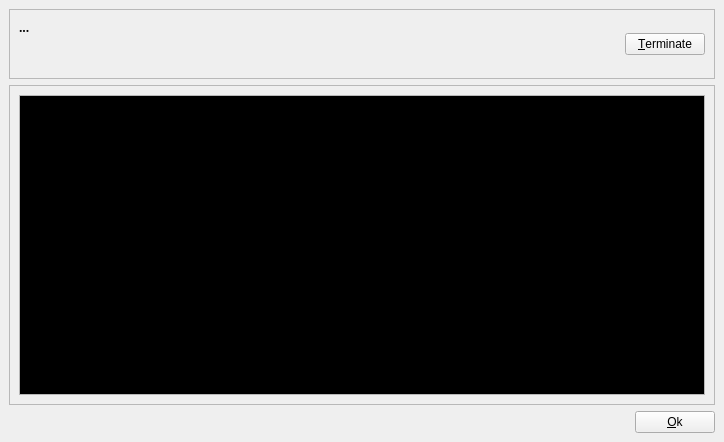
<?xml version="1.0" encoding="UTF-8"?>
<ui version="4.0">
 <class>Console</class>
 <widget class="QMainWindow" name="Console">
  <property name="geometry">
   <rect>
    <x>0</x>
    <y>0</y>
    <width>724</width>
    <height>442</height>
   </rect>
  </property>
  <property name="windowTitle">
   <string>Action output window - QGit</string>
  </property>
  <property name="windowIcon">
   <iconset resource="../icons.qrc">
    <normaloff>:/icons/resources/openterm.png</normaloff>:/icons/resources/openterm.png</iconset>
  </property>
  <widget class="QWidget" name="widget">
   <layout class="QHBoxLayout">
    <property name="spacing">
     <number>6</number>
    </property>
    <property name="leftMargin">
     <number>9</number>
    </property>
    <property name="topMargin">
     <number>9</number>
    </property>
    <property name="rightMargin">
     <number>9</number>
    </property>
    <property name="bottomMargin">
     <number>9</number>
    </property>
    <item>
     <layout class="QVBoxLayout">
      <property name="spacing">
       <number>6</number>
      </property>
      <property name="leftMargin">
       <number>0</number>
      </property>
      <property name="topMargin">
       <number>0</number>
      </property>
      <property name="rightMargin">
       <number>0</number>
      </property>
      <property name="bottomMargin">
       <number>0</number>
      </property>
      <item>
       <widget class="QFrame" name="frame_3">
        <property name="sizePolicy">
         <sizepolicy hsizetype="Preferred" vsizetype="Minimum">
          <horstretch>0</horstretch>
          <verstretch>0</verstretch>
         </sizepolicy>
        </property>
        <property name="minimumSize">
         <size>
          <width>16</width>
          <height>70</height>
         </size>
        </property>
        <property name="frameShape">
         <enum>QFrame::StyledPanel</enum>
        </property>
        <property name="frameShadow">
         <enum>QFrame::Plain</enum>
        </property>
        <layout class="QHBoxLayout">
         <property name="spacing">
          <number>6</number>
         </property>
         <property name="leftMargin">
          <number>9</number>
         </property>
         <property name="topMargin">
          <number>9</number>
         </property>
         <property name="rightMargin">
          <number>9</number>
         </property>
         <property name="bottomMargin">
          <number>9</number>
         </property>
         <item>
          <layout class="QHBoxLayout">
           <property name="spacing">
            <number>6</number>
           </property>
           <property name="leftMargin">
            <number>0</number>
           </property>
           <property name="topMargin">
            <number>0</number>
           </property>
           <property name="rightMargin">
            <number>0</number>
           </property>
           <property name="bottomMargin">
            <number>0</number>
           </property>
           <item>
            <widget class="QLabel" name="textLabelCmd">
             <property name="sizePolicy">
              <sizepolicy hsizetype="Preferred" vsizetype="Preferred">
               <horstretch>3</horstretch>
               <verstretch>0</verstretch>
              </sizepolicy>
             </property>
             <property name="font">
              <font>
               <family>Sans Serif</family>
               <pointsize>9</pointsize>
               <weight>75</weight>
               <italic>false</italic>
               <bold>true</bold>
               <underline>false</underline>
               <strikeout>false</strikeout>
              </font>
             </property>
             <property name="toolTip">
              <string>Shows action definition</string>
             </property>
             <property name="text">
              <string>...</string>
             </property>
             <property name="textFormat">
              <enum>Qt::PlainText</enum>
             </property>
             <property name="alignment">
              <set>Qt::AlignLeading|Qt::AlignLeft|Qt::AlignTop</set>
             </property>
             <property name="wordWrap">
              <bool>true</bool>
             </property>
            </widget>
           </item>
           <item>
            <spacer>
             <property name="orientation">
              <enum>Qt::Horizontal</enum>
             </property>
             <property name="sizeHint" stdset="0">
              <size>
               <width>40</width>
               <height>20</height>
              </size>
             </property>
            </spacer>
           </item>
           <item>
            <widget class="QPushButton" name="pushButtonTerminate">
             <property name="sizePolicy">
              <sizepolicy hsizetype="Minimum" vsizetype="Fixed">
               <horstretch>0</horstretch>
               <verstretch>0</verstretch>
              </sizepolicy>
             </property>
             <property name="toolTip">
              <string>Click to terminate action execution</string>
             </property>
             <property name="text">
              <string>&amp;Terminate</string>
             </property>
             <property name="icon">
              <iconset resource="../icons.qrc">
               <normaloff>:/icons/resources/cancel.png</normaloff>:/icons/resources/cancel.png</iconset>
             </property>
             <property name="flat">
              <bool>false</bool>
             </property>
            </widget>
           </item>
          </layout>
         </item>
        </layout>
       </widget>
      </item>
      <item>
       <widget class="QFrame" name="frame">
        <property name="frameShape">
         <enum>QFrame::StyledPanel</enum>
        </property>
        <property name="frameShadow">
         <enum>QFrame::Plain</enum>
        </property>
        <layout class="QHBoxLayout">
         <property name="spacing">
          <number>6</number>
         </property>
         <property name="leftMargin">
          <number>9</number>
         </property>
         <property name="topMargin">
          <number>9</number>
         </property>
         <property name="rightMargin">
          <number>9</number>
         </property>
         <property name="bottomMargin">
          <number>9</number>
         </property>
         <item>
          <widget class="QTextEdit" name="textEditOutput">
           <property name="palette">
            <palette>
             <active>
              <colorrole role="WindowText">
               <brush brushstyle="SolidPattern">
                <color alpha="255">
                 <red>0</red>
                 <green>0</green>
                 <blue>0</blue>
                </color>
               </brush>
              </colorrole>
              <colorrole role="Button">
               <brush brushstyle="SolidPattern">
                <color alpha="255">
                 <red>221</red>
                 <green>223</green>
                 <blue>228</blue>
                </color>
               </brush>
              </colorrole>
              <colorrole role="Light">
               <brush brushstyle="SolidPattern">
                <color alpha="255">
                 <red>255</red>
                 <green>255</green>
                 <blue>255</blue>
                </color>
               </brush>
              </colorrole>
              <colorrole role="Midlight">
               <brush brushstyle="SolidPattern">
                <color alpha="255">
                 <red>255</red>
                 <green>255</green>
                 <blue>255</blue>
                </color>
               </brush>
              </colorrole>
              <colorrole role="Dark">
               <brush brushstyle="SolidPattern">
                <color alpha="255">
                 <red>85</red>
                 <green>85</green>
                 <blue>85</blue>
                </color>
               </brush>
              </colorrole>
              <colorrole role="Mid">
               <brush brushstyle="SolidPattern">
                <color alpha="255">
                 <red>199</red>
                 <green>199</green>
                 <blue>199</blue>
                </color>
               </brush>
              </colorrole>
              <colorrole role="Text">
               <brush brushstyle="SolidPattern">
                <color alpha="255">
                 <red>85</red>
                 <green>255</green>
                 <blue>0</blue>
                </color>
               </brush>
              </colorrole>
              <colorrole role="BrightText">
               <brush brushstyle="SolidPattern">
                <color alpha="255">
                 <red>255</red>
                 <green>255</green>
                 <blue>255</blue>
                </color>
               </brush>
              </colorrole>
              <colorrole role="ButtonText">
               <brush brushstyle="SolidPattern">
                <color alpha="255">
                 <red>0</red>
                 <green>0</green>
                 <blue>0</blue>
                </color>
               </brush>
              </colorrole>
              <colorrole role="Base">
               <brush brushstyle="SolidPattern">
                <color alpha="255">
                 <red>0</red>
                 <green>0</green>
                 <blue>0</blue>
                </color>
               </brush>
              </colorrole>
              <colorrole role="Window">
               <brush brushstyle="SolidPattern">
                <color alpha="255">
                 <red>239</red>
                 <green>239</green>
                 <blue>239</blue>
                </color>
               </brush>
              </colorrole>
              <colorrole role="Shadow">
               <brush brushstyle="SolidPattern">
                <color alpha="255">
                 <red>0</red>
                 <green>0</green>
                 <blue>0</blue>
                </color>
               </brush>
              </colorrole>
              <colorrole role="Highlight">
               <brush brushstyle="SolidPattern">
                <color alpha="255">
                 <red>103</red>
                 <green>141</green>
                 <blue>178</blue>
                </color>
               </brush>
              </colorrole>
              <colorrole role="HighlightedText">
               <brush brushstyle="SolidPattern">
                <color alpha="255">
                 <red>255</red>
                 <green>255</green>
                 <blue>255</blue>
                </color>
               </brush>
              </colorrole>
              <colorrole role="Link">
               <brush brushstyle="SolidPattern">
                <color alpha="255">
                 <red>0</red>
                 <green>0</green>
                 <blue>238</blue>
                </color>
               </brush>
              </colorrole>
              <colorrole role="LinkVisited">
               <brush brushstyle="SolidPattern">
                <color alpha="255">
                 <red>82</red>
                 <green>24</green>
                 <blue>139</blue>
                </color>
               </brush>
              </colorrole>
              <colorrole role="AlternateBase">
               <brush brushstyle="SolidPattern">
                <color alpha="255">
                 <red>232</red>
                 <green>232</green>
                 <blue>232</blue>
                </color>
               </brush>
              </colorrole>
             </active>
             <inactive>
              <colorrole role="WindowText">
               <brush brushstyle="SolidPattern">
                <color alpha="255">
                 <red>0</red>
                 <green>0</green>
                 <blue>0</blue>
                </color>
               </brush>
              </colorrole>
              <colorrole role="Button">
               <brush brushstyle="SolidPattern">
                <color alpha="255">
                 <red>221</red>
                 <green>223</green>
                 <blue>228</blue>
                </color>
               </brush>
              </colorrole>
              <colorrole role="Light">
               <brush brushstyle="SolidPattern">
                <color alpha="255">
                 <red>255</red>
                 <green>255</green>
                 <blue>255</blue>
                </color>
               </brush>
              </colorrole>
              <colorrole role="Midlight">
               <brush brushstyle="SolidPattern">
                <color alpha="255">
                 <red>255</red>
                 <green>255</green>
                 <blue>255</blue>
                </color>
               </brush>
              </colorrole>
              <colorrole role="Dark">
               <brush brushstyle="SolidPattern">
                <color alpha="255">
                 <red>85</red>
                 <green>85</green>
                 <blue>85</blue>
                </color>
               </brush>
              </colorrole>
              <colorrole role="Mid">
               <brush brushstyle="SolidPattern">
                <color alpha="255">
                 <red>199</red>
                 <green>199</green>
                 <blue>199</blue>
                </color>
               </brush>
              </colorrole>
              <colorrole role="Text">
               <brush brushstyle="SolidPattern">
                <color alpha="255">
                 <red>85</red>
                 <green>255</green>
                 <blue>0</blue>
                </color>
               </brush>
              </colorrole>
              <colorrole role="BrightText">
               <brush brushstyle="SolidPattern">
                <color alpha="255">
                 <red>255</red>
                 <green>255</green>
                 <blue>255</blue>
                </color>
               </brush>
              </colorrole>
              <colorrole role="ButtonText">
               <brush brushstyle="SolidPattern">
                <color alpha="255">
                 <red>0</red>
                 <green>0</green>
                 <blue>0</blue>
                </color>
               </brush>
              </colorrole>
              <colorrole role="Base">
               <brush brushstyle="SolidPattern">
                <color alpha="255">
                 <red>0</red>
                 <green>0</green>
                 <blue>0</blue>
                </color>
               </brush>
              </colorrole>
              <colorrole role="Window">
               <brush brushstyle="SolidPattern">
                <color alpha="255">
                 <red>239</red>
                 <green>239</green>
                 <blue>239</blue>
                </color>
               </brush>
              </colorrole>
              <colorrole role="Shadow">
               <brush brushstyle="SolidPattern">
                <color alpha="255">
                 <red>0</red>
                 <green>0</green>
                 <blue>0</blue>
                </color>
               </brush>
              </colorrole>
              <colorrole role="Highlight">
               <brush brushstyle="SolidPattern">
                <color alpha="255">
                 <red>103</red>
                 <green>141</green>
                 <blue>178</blue>
                </color>
               </brush>
              </colorrole>
              <colorrole role="HighlightedText">
               <brush brushstyle="SolidPattern">
                <color alpha="255">
                 <red>255</red>
                 <green>255</green>
                 <blue>255</blue>
                </color>
               </brush>
              </colorrole>
              <colorrole role="Link">
               <brush brushstyle="SolidPattern">
                <color alpha="255">
                 <red>0</red>
                 <green>0</green>
                 <blue>238</blue>
                </color>
               </brush>
              </colorrole>
              <colorrole role="LinkVisited">
               <brush brushstyle="SolidPattern">
                <color alpha="255">
                 <red>82</red>
                 <green>24</green>
                 <blue>139</blue>
                </color>
               </brush>
              </colorrole>
              <colorrole role="AlternateBase">
               <brush brushstyle="SolidPattern">
                <color alpha="255">
                 <red>232</red>
                 <green>232</green>
                 <blue>232</blue>
                </color>
               </brush>
              </colorrole>
             </inactive>
             <disabled>
              <colorrole role="WindowText">
               <brush brushstyle="SolidPattern">
                <color alpha="255">
                 <red>128</red>
                 <green>128</green>
                 <blue>128</blue>
                </color>
               </brush>
              </colorrole>
              <colorrole role="Button">
               <brush brushstyle="SolidPattern">
                <color alpha="255">
                 <red>221</red>
                 <green>223</green>
                 <blue>228</blue>
                </color>
               </brush>
              </colorrole>
              <colorrole role="Light">
               <brush brushstyle="SolidPattern">
                <color alpha="255">
                 <red>255</red>
                 <green>255</green>
                 <blue>255</blue>
                </color>
               </brush>
              </colorrole>
              <colorrole role="Midlight">
               <brush brushstyle="SolidPattern">
                <color alpha="255">
                 <red>255</red>
                 <green>255</green>
                 <blue>255</blue>
                </color>
               </brush>
              </colorrole>
              <colorrole role="Dark">
               <brush brushstyle="SolidPattern">
                <color alpha="255">
                 <red>85</red>
                 <green>85</green>
                 <blue>85</blue>
                </color>
               </brush>
              </colorrole>
              <colorrole role="Mid">
               <brush brushstyle="SolidPattern">
                <color alpha="255">
                 <red>199</red>
                 <green>199</green>
                 <blue>199</blue>
                </color>
               </brush>
              </colorrole>
              <colorrole role="Text">
               <brush brushstyle="SolidPattern">
                <color alpha="255">
                 <red>199</red>
                 <green>199</green>
                 <blue>199</blue>
                </color>
               </brush>
              </colorrole>
              <colorrole role="BrightText">
               <brush brushstyle="SolidPattern">
                <color alpha="255">
                 <red>255</red>
                 <green>255</green>
                 <blue>255</blue>
                </color>
               </brush>
              </colorrole>
              <colorrole role="ButtonText">
               <brush brushstyle="SolidPattern">
                <color alpha="255">
                 <red>128</red>
                 <green>128</green>
                 <blue>128</blue>
                </color>
               </brush>
              </colorrole>
              <colorrole role="Base">
               <brush brushstyle="SolidPattern">
                <color alpha="255">
                 <red>239</red>
                 <green>239</green>
                 <blue>239</blue>
                </color>
               </brush>
              </colorrole>
              <colorrole role="Window">
               <brush brushstyle="SolidPattern">
                <color alpha="255">
                 <red>239</red>
                 <green>239</green>
                 <blue>239</blue>
                </color>
               </brush>
              </colorrole>
              <colorrole role="Shadow">
               <brush brushstyle="SolidPattern">
                <color alpha="255">
                 <red>0</red>
                 <green>0</green>
                 <blue>0</blue>
                </color>
               </brush>
              </colorrole>
              <colorrole role="Highlight">
               <brush brushstyle="SolidPattern">
                <color alpha="255">
                 <red>86</red>
                 <green>117</green>
                 <blue>148</blue>
                </color>
               </brush>
              </colorrole>
              <colorrole role="HighlightedText">
               <brush brushstyle="SolidPattern">
                <color alpha="255">
                 <red>255</red>
                 <green>255</green>
                 <blue>255</blue>
                </color>
               </brush>
              </colorrole>
              <colorrole role="Link">
               <brush brushstyle="SolidPattern">
                <color alpha="255">
                 <red>0</red>
                 <green>0</green>
                 <blue>238</blue>
                </color>
               </brush>
              </colorrole>
              <colorrole role="LinkVisited">
               <brush brushstyle="SolidPattern">
                <color alpha="255">
                 <red>82</red>
                 <green>24</green>
                 <blue>139</blue>
                </color>
               </brush>
              </colorrole>
              <colorrole role="AlternateBase">
               <brush brushstyle="SolidPattern">
                <color alpha="255">
                 <red>232</red>
                 <green>232</green>
                 <blue>232</blue>
                </color>
               </brush>
              </colorrole>
             </disabled>
            </palette>
           </property>
           <property name="acceptDrops">
            <bool>false</bool>
           </property>
           <property name="undoRedoEnabled">
            <bool>false</bool>
           </property>
           <property name="readOnly">
            <bool>true</bool>
           </property>
           <property name="acceptRichText">
            <bool>false</bool>
           </property>
          </widget>
         </item>
        </layout>
       </widget>
      </item>
      <item>
       <layout class="QHBoxLayout">
        <property name="spacing">
         <number>6</number>
        </property>
        <property name="leftMargin">
         <number>0</number>
        </property>
        <property name="topMargin">
         <number>0</number>
        </property>
        <property name="rightMargin">
         <number>0</number>
        </property>
        <property name="bottomMargin">
         <number>0</number>
        </property>
        <item>
         <spacer>
          <property name="orientation">
           <enum>Qt::Horizontal</enum>
          </property>
          <property name="sizeHint" stdset="0">
           <size>
            <width>531</width>
            <height>20</height>
           </size>
          </property>
         </spacer>
        </item>
        <item>
         <widget class="QPushButton" name="pushButtonOk">
          <property name="sizePolicy">
           <sizepolicy hsizetype="Minimum" vsizetype="Fixed">
            <horstretch>0</horstretch>
            <verstretch>0</verstretch>
           </sizepolicy>
          </property>
          <property name="toolTip">
           <string>Click to close window. Warning action will not be terminated if running</string>
          </property>
          <property name="text">
           <string>&amp;Ok</string>
          </property>
         </widget>
        </item>
       </layout>
      </item>
     </layout>
    </item>
   </layout>
  </widget>
  <action name="actionTerminate">
   <property name="text">
    <string>Terminate</string>
   </property>
  </action>
 </widget>
 <layoutdefault spacing="6" margin="11"/>
 <resources>
  <include location="../icons.qrc"/>
 </resources>
 <connections>
  <connection>
   <sender>pushButtonTerminate</sender>
   <signal>clicked()</signal>
   <receiver>Console</receiver>
   <slot>pushButtonTerminate_clicked()</slot>
   <hints>
    <hint type="sourcelabel">
     <x>658</x>
     <y>49</y>
    </hint>
    <hint type="destinationlabel">
     <x>361</x>
     <y>220</y>
    </hint>
   </hints>
  </connection>
  <connection>
   <sender>pushButtonOk</sender>
   <signal>clicked()</signal>
   <receiver>Console</receiver>
   <slot>pushButtonOk_clicked()</slot>
   <hints>
    <hint type="sourcelabel">
     <x>658</x>
     <y>404</y>
    </hint>
    <hint type="destinationlabel">
     <x>361</x>
     <y>220</y>
    </hint>
   </hints>
  </connection>
 </connections>
</ui>
